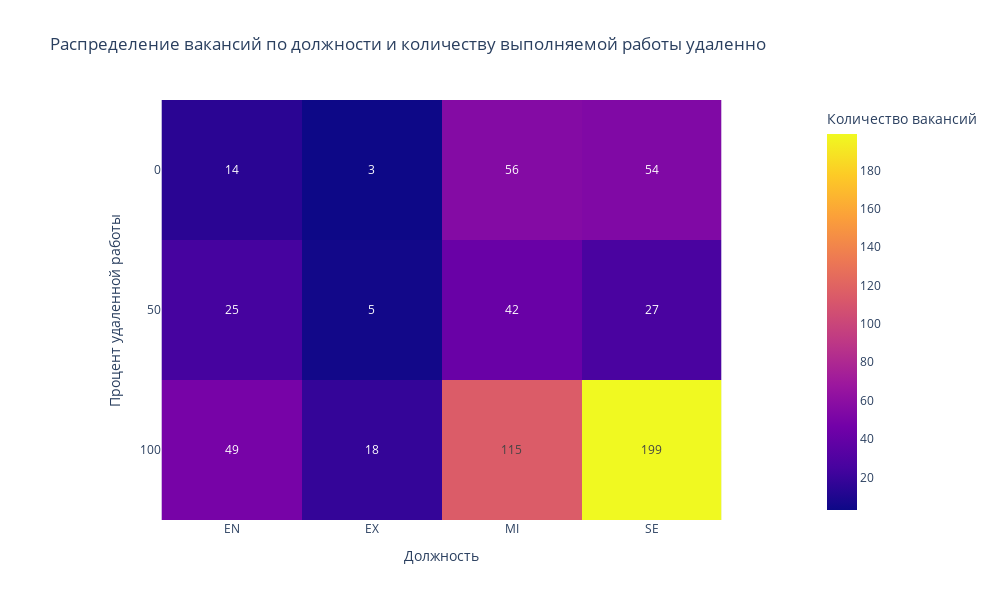

Notebook code cell kept with this figure:
### Code cell
fig = px.imshow(
    pd.crosstab(index=data['remote_ratio'], columns=data['experience_level']),
    width=1000,
    height=600, 
    title='Распределение вакансий по должности и количеству выполняемой работы удаленно',
    labels=dict(x="Должность", y="Процент удаленной работы", color="Количество вакансий"),
    y=['0', '50', '100'],
    text_auto=True)
fig.show()

### Figure 1 — Plotly figure (JSON) as saved in the notebook; plotly's stock layout.template omitted (floating-point values rounded to 4 significant figures)
{"data": [{"coloraxis": "coloraxis", "hovertemplate": "Должность: %{x}<br>Процент удаленной работы: %{y}<br>Количество вакансий: %{z}<extra></extra>", "name": "0", "texttemplate": "%{z}", "type": "heatmap", "x": ["EN", "EX", "MI", "SE"], "xaxis": "x", "y": ["0", "50", "100"], "yaxis": "y", "z": [[14, 3, 56, 54], [25, 5, 42, 27], [49, 18, 115, 199]]}], "layout": {"coloraxis": {"colorbar": {"title": {"text": "Количество вакансий"}}, "colorscale": [[0, "#0d0887"], [0.1111, "#46039f"], [0.2222, "#7201a8"], [0.3333, "#9c179e"], [0.4444, "#bd3786"], [0.5556, "#d8576b"], [0.6667, "#ed7953"], [0.7778, "#fb9f3a"], [0.8889, "#fdca26"], [1, "#f0f921"]]}, "height": 600, "title": {"text": "Распределение вакансий по должности и количеству выполняемой работы удаленно"}, "width": 1000, "xaxis": {"anchor": "y", "constrain": "domain", "domain": [0, 1], "scaleanchor": "y", "title": {"text": "Должность"}}, "yaxis": {"anchor": "x", "autorange": "reversed", "constrain": "domain", "domain": [0, 1], "title": {"text": "Процент удаленной работы"}}}}
